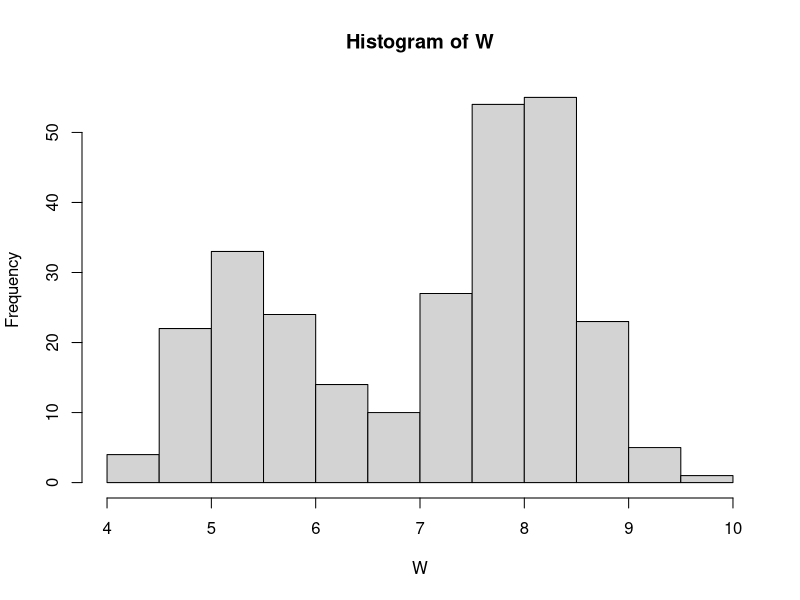
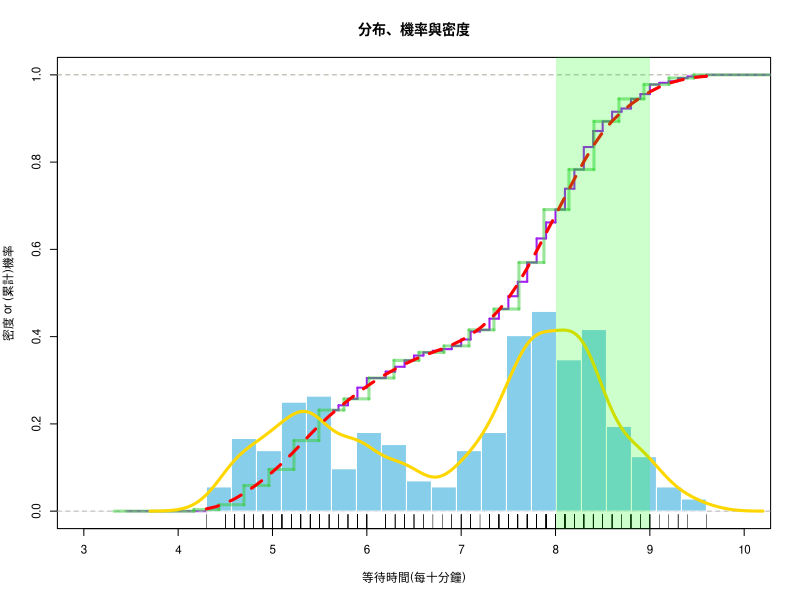
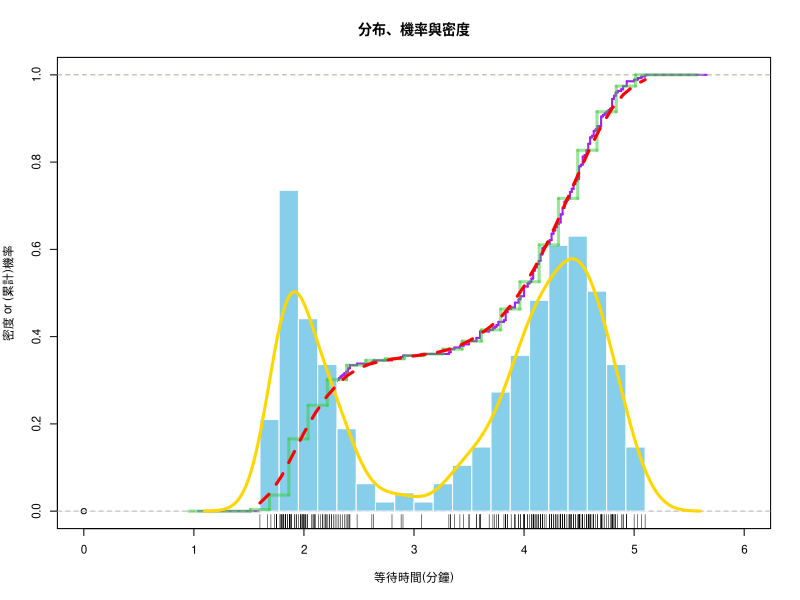

The R script that drew these images, in order:
## ---- chunk 1
knitr::opts_chunk$set(echo = TRUE)
## ---- chunk 2
head(faithful)
faithful$newwaiting <- (faithful$waiting)/10
W = faithful$newwaiting  # copy to a short name

summary(W)
hist(W)
## ---- chunk 3
#1. 因為隨機試驗多且複雜，可以用隨機變數進行數學分析
#2. 計算其分配，求期望值、變異數等，可進行迴歸分析或是其他分析
#3. 直方圖可以計算其面積來估計機率，數值標記則無法估計機率
#4. 直方圖可以將複雜的事情簡化，觀察其分布狀況，以面積估計機率，所以是一種模型；數值標記無法估計機率，只能了解哪個時間點發生過，故不算是一種模型
#5. 平滑模型為連續型分布，將噴發時間點連成平滑曲線，量化誤差較小，故適合用來表示噴發時間的分布
#6. 我們定義「準」為預測時間，故直方圖會比較準，因為可以當模型看出其趨勢及機率，數值標記表示一個時間點，無法看出其機率分布
## ---- chunk 4
#1. 16欄，平滑模型約接近平滑，且較無出現過高的情形
#2. 0.6，配上欄數16最平滑，使估計累計機率函數貼近真實累計機率函數
#3. 調高欄寬或頻寬(即欄數減少)，都會讓模型越簡單，反之則複雜
#4. 模型越複雜與實際資料誤差會越小，但會失去一般性，反而不能估計訓練資料以外的對象
#5. 不對，越複雜的模型越容易產生"過度適配"的問題
## ---- chunk 5
# Frame
par(cex=0.7) #調整字體大小
plot(0,0,xlim=c(3,10),ylim=c(0,1),xlab="等待時間(每十分鐘)", 
     ylab="密度 or (累計)機率", main="分布、機率與密度")
abline(h=1, col='orange', lwd=0.25, lty=2)

# Empirical PDF
rug(W)
# Empirical CDF
#最初始會直接ecdf(D)
plot(ecdf(W), cex=0, verticals=T, lwd=2, col='purple', add=T) #add=T 代表不重畫，疊在圖上

# Histogram PDF
Bins = 20                            # no. bins 要多少欄位
bx = seq(min(W), max(W), length=Bins+1) # break sequence 均勻切成20份
hist(W, col="skyblue", border="white", 
     freq=F, breaks=bx, add=T)
abline(h=0, col='lightgray', lwd=0.25)

# Histogram CDF
adj = (bx[2] - bx[1])/2
steps = stepfun(bx-adj, c(0, sapply(bx, function(b) mean(W <= b))))
plot(steps, cex=0, col='#33CC337F', lwd=3, lty=1, add=T)

# Smooth PDF
Adjust = 0.5    # bandwidth adjustment
DEN = density(W, adjust = Adjust)  #1. 將變數向量轉為平滑線
lines(DEN, col='gold', lwd=3)

# Smooth CDF
PDF = approxfun(DEN$x, DEN$y, yleft=0, yright=0)
x = seq(min(W),max(W),0.1)
y = sapply(x, function(i) integrate(PDF, -Inf, i)$value)
lines(x, y, col='red', lwd=3, lty=2) 

# Mark Range
x1 = 8; x2 = 9
rect(x1,-0.1,x2,1.2,col= rgb(0,1,0,alpha=0.2),border=NA)
# x = seq(x1, x2, length=100)
# polygon(c(x, x2, x1),  c(PDF(x), 0, 0), col="#FF99003F", border=NA)
# Calculate Probability
(integrate(PDF, x1, x2)$value)
 #3. 對機率密度函數(PDF)做積分，算出機率(PROB)
## ---- chunk 6
#4. Adjust=1的情況下機率為 0.269
#5. Adjust=0.5的情況下機率為0.283
#6. 不一定，能夠預測的模型才是好模型，而不是越貼近樣本
## ---- chunk 7
head(faithful)

E=faithful$eruptions

# Frame
par(cex=0.7) #調整字體大小
plot(0,0,xlim=c(0,6),ylim=c(0,1),xlab="等待時間(分鐘)", 
     ylab="密度 or (累計)機率", main="分布、機率與密度")
abline(h=1, col='orange', lwd=0.25, lty=2)

# Empirical PDF
rug(E)
# Empirical CDF
#最初始會直接ecdf(D)
plot(ecdf(E), cex=0, verticals=T, lwd=2, col='purple', add=T) 
#add決定要不要重畫，T就直接疊在圖上

# Histogram PDF
Bins = 20                            # no. bins 要多少欄位
bx = seq(min(E), max(E), length=Bins+1) # break sequence 均勻切成20份
hist(E, col="skyblue", border="white", 
     freq=F, breaks=bx, add=T)
abline(h=0, col='lightgray', lwd=0.25)

# Histogram CDF
adj = (bx[2] - bx[1])/2
steps = stepfun(bx-adj, c(0, sapply(bx, function(b) mean(E <= b))))
plot(steps, cex=0, col='#33CC337F', lwd=3, lty=1, add=T)

# Smooth PDF
Adjust = 0.5    # bandwidth adjustment
DEN = density(E, adjust = Adjust)  #將變數向量轉為平滑線
lines(DEN, col='gold', lwd=3)

# Smooth CDF
PDF = approxfun(DEN$x, DEN$y, yleft=0, yright=0)
x = seq(min(E),max(E),0.1)
y = sapply(x, function(i) integrate(PDF, -Inf, i)$value)
lines(x, y, col='red', lwd=3, lty=2) 

# Every Range probability
i1=seq(1,5,by=0.1)
i2=seq(2,6,by=0.1)
p1=data.frame(i1,i2)
for(i in 1:41){
  p1[i,3]=integrate(PDF,i1[i],i2[i])$value
}
## ---- chunk 8
#1. 要參加
#2. 3.9~4.9之區間
#3. 平均獲利17.7元
p1[which(p1$V3==max(p1$V3)),]
100*0.477-30
## ---- chunk 9
i3=seq(1,6-1/6,by=0.1)
i4=seq(1+1/6,6,by=0.1)
p2=data.frame(i3,i4)
for(i in 1:49){
  p2[i,3]=integrate(PDF,i3[i],i4[i])$value
}
head(p2[order(p2$V3,decreasing = T),],6)

#下注在 4.3~4.467、4.4~4.567、4.2~4.367、4.1~4.267、1.8~1.967
## ---- chunk 10
Adjust=0.5
DEN=density(E,adjust=Adjust)
PDF=approxfun(DEN$x,DEN$y,yleft=0,yright=0)
seq.time=seq(0,6,1/6)

ans=sapply(seq.time,function(x){
  pro=integrate(PDF,x,(x+1/6))$value
  -5*(1-pro)+95*pro})

tail(sort(ans))
sum(tail(sort(ans)))-1.967636-2.653571

#賭金5元，平均獲利為4.577元
#賭金10元，平均獲利為8.515元
#賭金15元，平均獲利為12.447元
#賭金20元，平均獲利為15.673元
#賭金25元，平均獲利為18.327元
#賭金30元，平均獲利為20.294元
